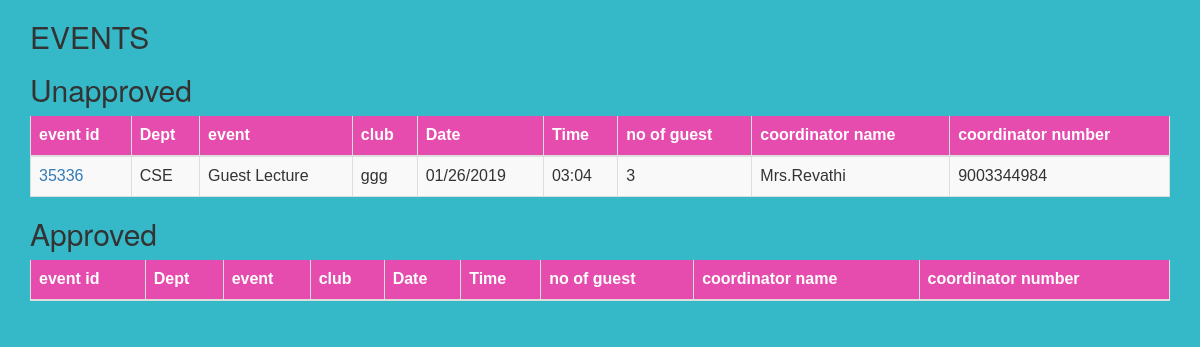
/view_transport.php, run on the app's committed database.
### tables this page shows
CREATE TABLE `event` (
  `event_id` int(100) NOT NULL,
  `dept` varchar(100) NOT NULL,
  `name` varchar(100) NOT NULL,
  `club_name` varchar(100) NOT NULL,
  `date` varchar(100) NOT NULL,
  `time` varchar(100) NOT NULL,
  `venue` varchar(100) NOT NULL,
  `c_name` varchar(100) NOT NULL,
  `c_no` varchar(100) NOT NULL,
  `approve` varchar(100) NOT NULL DEFAULT 'no',
  `mapprove` varchar(100) NOT NULL DEFAULT 'no',
  `tapprove` varchar(100) NOT NULL DEFAULT 'no',
  `papprove` varchar(100) NOT NULL DEFAULT 'no'
);

### view_transport.php (the view, shortened to what this page needs)
<html lang="en">
<head>
  <link rel="stylesheet" href="https://maxcdn.bootstrapcdn.com/bootstrap/3.3.7/css/bootstrap.min.css">
  <link href="css.css" rel="stylesheet" type="text/css"></link>
</head>
<body>
<div class="container">
  <h2>EVENTS</h2>
<h2>Unapproved</h2>
  <table class="table table-striped">
    <thead>
      <tr>
        <th>event id</th>
        <th>Dept</th>
	<th>event</th>
        <th>club</th>
	<th>Date</th>
	<th>Time</th>
  <th>no of guest</th>
  <th>coordinator name</th>
  <th>coordinator number</th>
      </tr>
    </thead>
    <tbody>
      <tr>
<?php
 include 'db.php';
$r=mysqli_query($c,"select * from event where tapprove='no' and papprove='yes'");
while ($row=mysqli_fetch_row($r))
{
echo "<td>".'<a href="transapprove.php?id='.$row[0].'">'.$row[0].'</a>'."</td>";
echo "<td>".$row[1]." </td>";
echo "<td> ".$row[2]."</td>";
echo "<td> ".$row[3]."</td>";
echo "<td> ".$row[4]."</td>";
echo "<td> ".$row[5]."</td>";
echo "<td> ".$row[6]."</td>";
echo "<td> ".$row[7]."</td>";
echo "<td> ".$row[8]."</td>";
echo  "</tr>";
}
?>
    </tbody>
  </table>
  <h2>Approved</h2>
  <table class="table table-striped">
    <thead>
      <tr>
        <th>event id</th>
        <th>Dept</th>
  <th>event</th>
        <th>club</th>
  <th>Date</th>
  <th>Time</th>
  <th>no of guest</th>
  <th>coordinator name</th>
  <th>coordinator number</th>
      </tr>
    </thead>
  </table>
</div>

### css.css (style rules this page uses)
body { background:#2db7c6f5; }
table { font-family: "Trebuchet MS", Arial, Helvetica, sans-serif; border-collapse: collapse; width: 100%; }
td,th { border: 1px solid #ddd; padding: 8px; }
tr { background-color: #f2f2f2; }
th { padding-top: 12px; padding-bottom: 12px; text-align: left; background-color: #e431a4db; color: white; }

### data on the page
event: event_id "35336", dept "CSE", name "Guest Lecture", club_name "ggg", date "01/26/2019", time "03:04", venue "3", c_name "Mrs.Revathi", c_no "9003344984"
